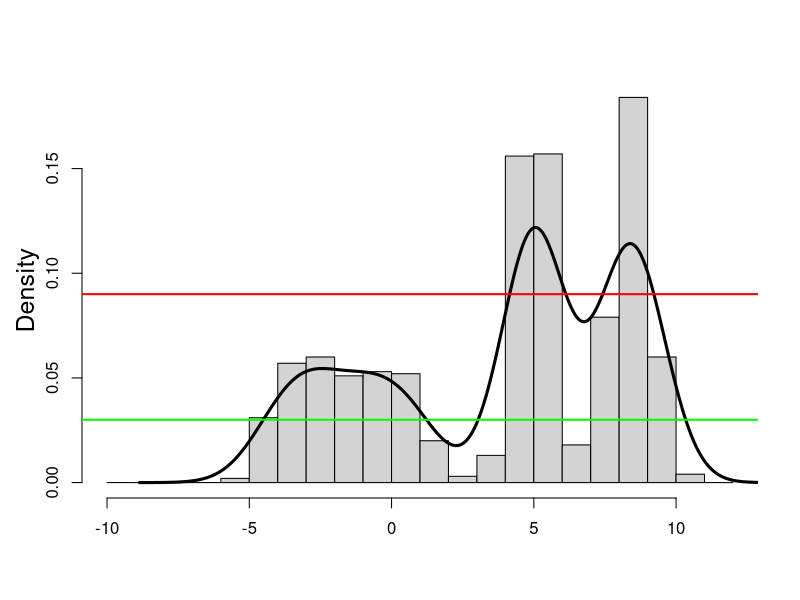

Here is the R script that generated this plot:
dir.create('output/illustrations', recursive = TRUE, showWarnings = FALSE)
set.seed(1234)
N <- 1000
sel <- sample(1:4, N, TRUE, prob = c(0.15,0.15,0.3,0.3))
x <- rnorm(N, c(-3,0,5,8.4)[sel], c(1,1,0.6,0.75)[sel])
kdex <- density(x)
png("output/illustrations/univariate_different_levels.png", 
    width = 8, height = 8, units = 'in', res = 300)
#par(cex.axis = 2)
hist(x, freq = FALSE, xlab = NA, ylab = NA, main = NA, breaks = -10:12)
mtext("Density", side=2, line=2.2, cex=1.5)
lines(kdex, lwd = 3)
abline(h = 0.03, col = "green", lwd = 2)
abline(h = 0.09, col = "red", lwd = 2)
dev.off()
